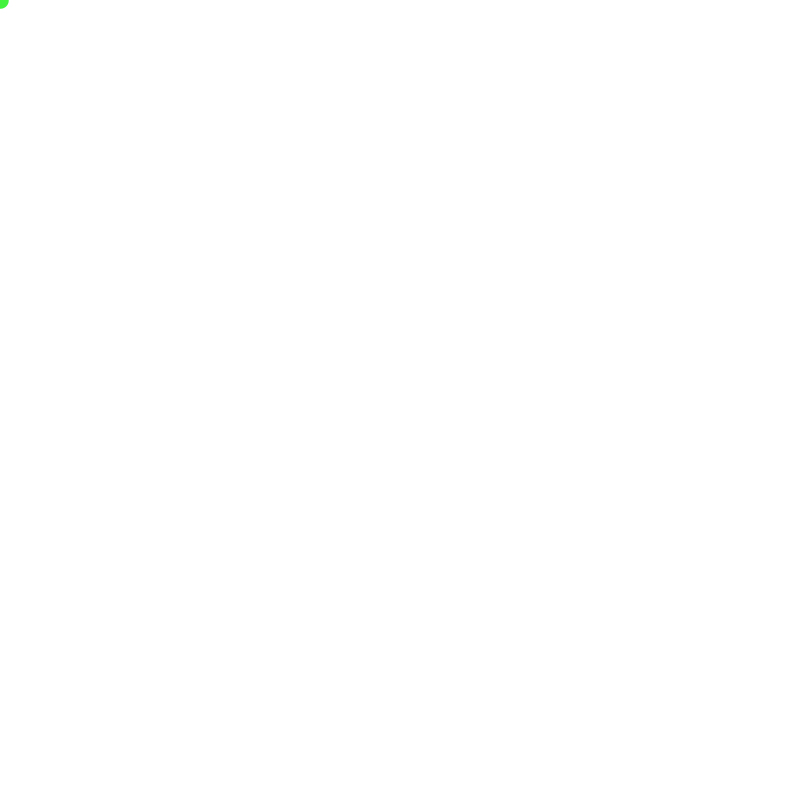
Frame 1 (no input)
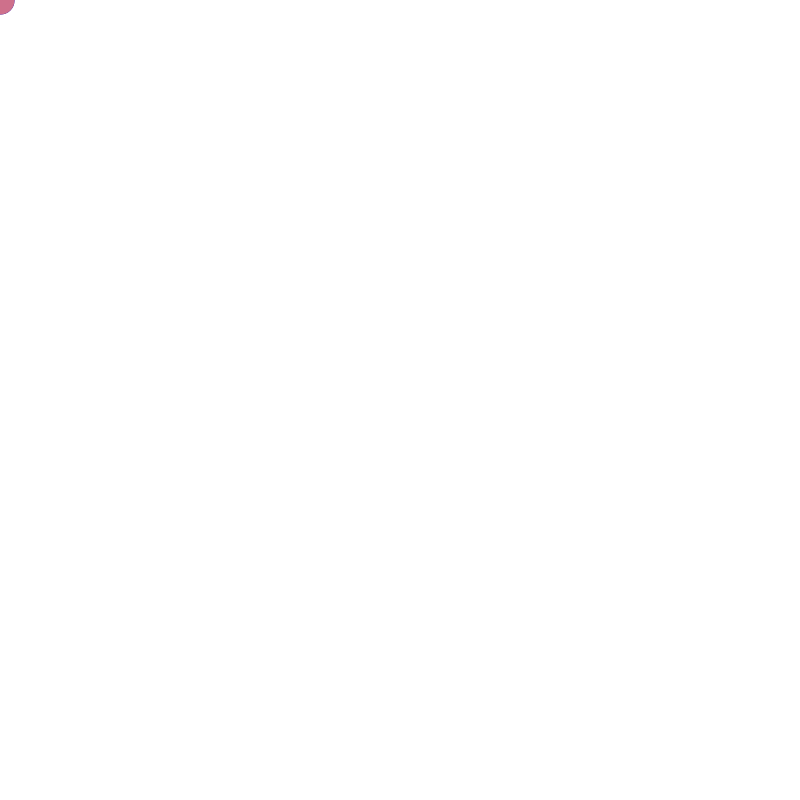
Frame 60 (the mouse pressed at the canvas centre just before this capture)
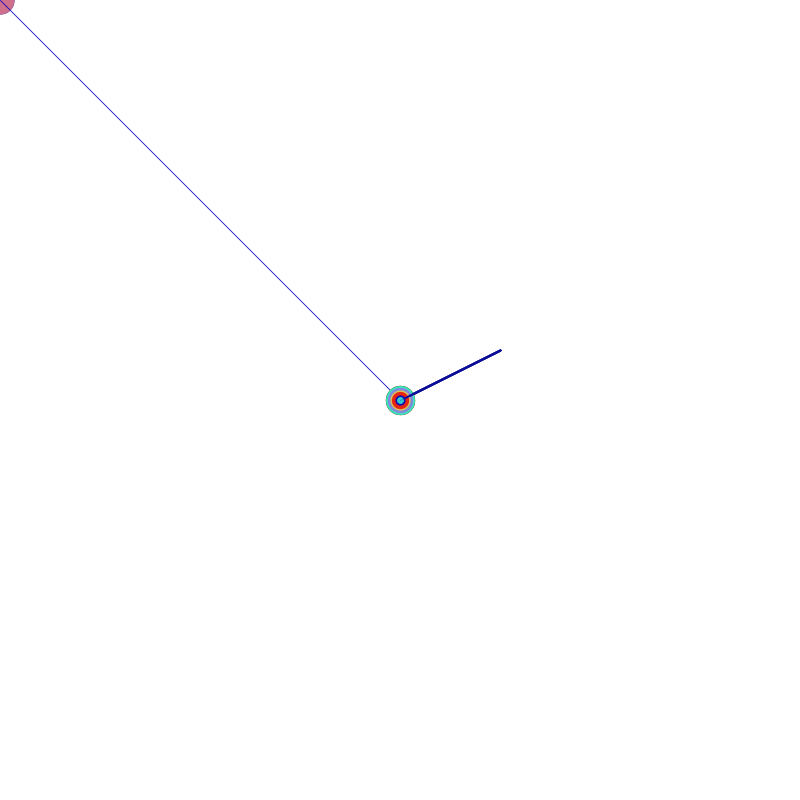
Frame 120 (the mouse held since frame 60 and released just before this capture)

The Processing sketch that drew these frames (run headless with seeded random() and noise(); from frame 60 on, the mouse is pressed at the canvas centre):

// Processing sketch: processing_173570
// ── processing_173570.pde

void setup () {
  
  size(800,800);
  background( 255);

text ("pulsa ´s´ y se impirimen rectangulos", 300,50);
text("pulsa 'x' y vulve al principio",300,70);
text("haz clic y saldran lineas",300,90);

}
  
void draw () {
    fill(mouseX,mouseY,mouseX,mouseY);
    strokeWeight(random(5));
    stroke(mouseX,mouseY,mouseX);
     //translate(mouseX,mouseY);
     stroke (random(0,255), random(0,255), random (0,255));
     fill(random(150),random(200),random(255));
     strokeWeight (1+5);
    beginShape();
    strokeWeight(random(30));
    curveVertex(mouseX,mouseY);
curveVertex(mouseX,mouseY);
curveVertex(mouseX,mouseY);
curveVertex(mouseX,mouseY);
 endShape ();
 
 if(mousePressed){
   fill(random(120),random(230),random(230),9);
   stroke(random(20),random(32),random(255));
 strokeWeight(random(2));
   line(pmouseX,pmouseY,mouseX,mouseY);
   line(500,350,mouseX,mouseY);
 }
  
}
void keyPressed () {
 if (key == 's') {


stroke(0,0,random(255));
strokeWeight(random(2));
line(pmouseX,pmouseY,200,350);
   line(200,350,mouseX,mouseY);

 }
 
if(key=='x'){
background(255); 
   
}
}
